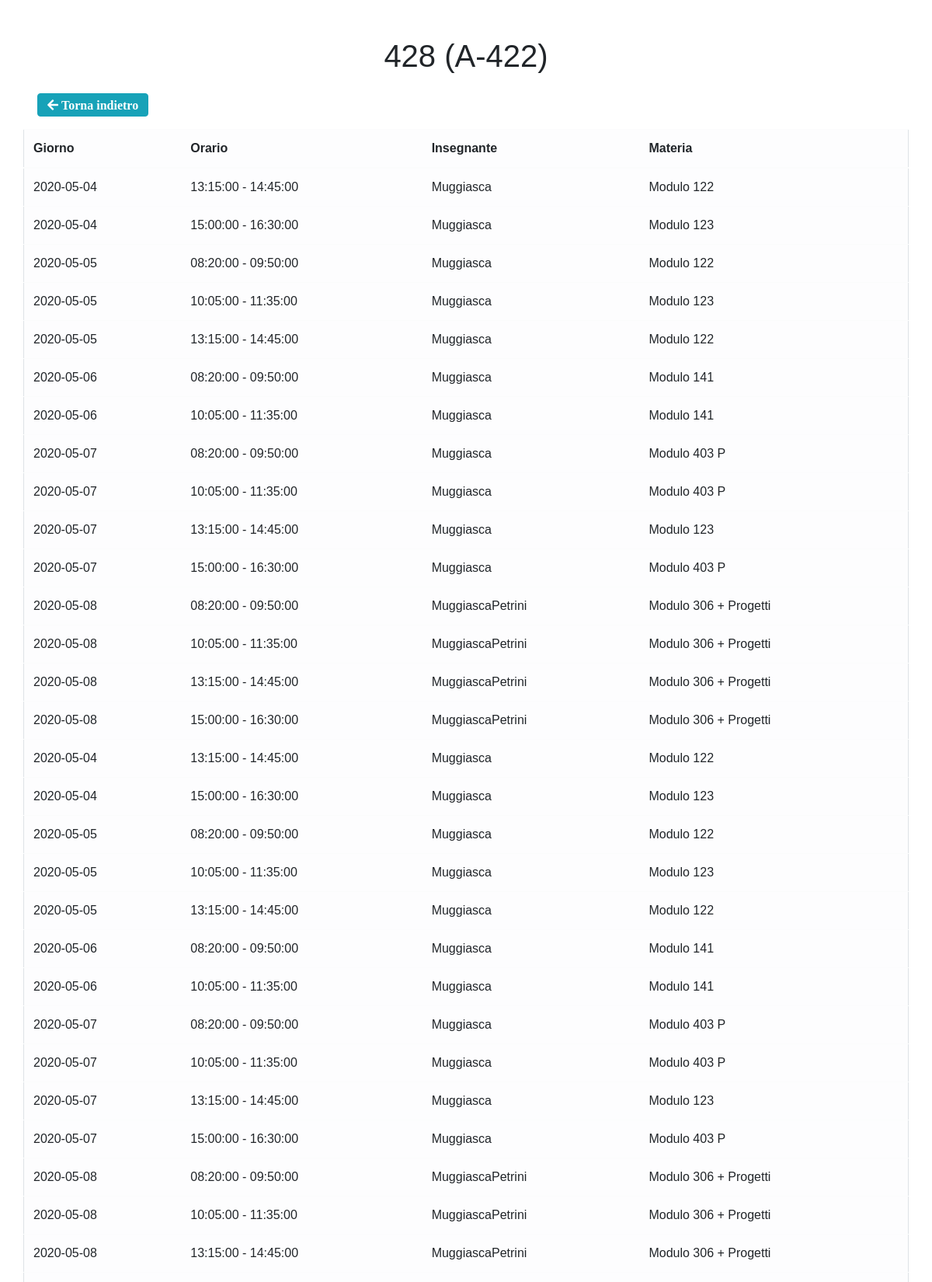
Page /schedule/1 (upper part) on the committed database.
### db.py (models this page shows, shortened)
class Classroom(db.Model):
	__tablename__ = "classroom"
	code = db.Column(db.Integer, primary_key = True)
	name = db.Column(db.String(16), nullable = False, unique = True)

class SchoolHour(db.Model):
	__tablename__ = "school_hour"
	id = db.Column(db.Integer, primary_key = True)
	classroom_id = db.Column(db.Integer, nullable = False)
	start_time = db.Column(db.Time, nullable = False)
	end_time = db.Column(db.Time, nullable = False)
	teacher = db.Column(db.String(32))
	day = db.Column(db.Date, nullable = False)
	school_subject = db.Column(db.String(32))

### routes.py (the view)
@app.route("/schedule/<int:id>")
def schedule(id):
	data = {}
	classroom = Classroom.query.get_or_404(id);
	data["classroom"] = classroom
	timetables = SchoolHour.query.filter(SchoolHour.classroom_id == classroom.code).all()
	data["timetables"] = []
	for timetable in timetables:
		data["timetables"].append(timetable)
	return render_template("schedule.html", title = "Schedule", data = data)

### templates/schedule.html
{% extends "base.html" %}
{% block head %}
	<link rel="stylesheet" href="{{ url_for('static', filename='css/style.css') }}">
{% endblock %}
{% block body %}
	<h1 class="text-center mt-5">{{ data["classroom"].name }}</h1>
	<a class="btn btn-info my-3 mx-5 fas fa-arrow-left" href="{{ url_for('scan') }}"> Torna indietro</a>
	<table class="table table-light container-sm border">
		<thead>
			<tr>
				<th>Giorno</th>
				<th>Orario</th>
				<th>Insegnante</th>
				<th>Materia</th>
			</tr>
		</thead>
		<tbody>
			{% for elem in data["timetables"] %}
				<tr>
					<td>{{ elem.day }}</td>
					<td>{{ elem.start_time }} - {{ elem.end_time }}</td>
					<td>{{ elem.teacher }}</td>
					<td>{{ elem.school_subject }}</td>
				</tr>
			{% endfor %}
		</tbody>
	</table>
{% endblock %}

### static/css/style.css (style rules this page uses)
* { font-family: sans-serif; }

### rows in the picture
Classroom: classroom.name "428 (A-422)"
SchoolHour: day "2020-05-04", start_time "13:15:00", end_time "14:45:00", teacher "Muggiasca", school_subject "Modulo 122"
SchoolHour: day "2020-05-04", start_time "15:00:00", end_time "16:30:00", teacher "Muggiasca", school_subject "Modulo 123"
SchoolHour: day "2020-05-05", start_time "08:20:00", end_time "09:50:00", teacher "Muggiasca", school_subject "Modulo 122"
SchoolHour: day "2020-05-05", start_time "10:05:00", end_time "11:35:00", teacher "Muggiasca", school_subject "Modulo 123"
SchoolHour: day "2020-05-05", start_time "13:15:00", end_time "14:45:00", teacher "Muggiasca", school_subject "Modulo 122"
SchoolHour: day "2020-05-06", start_time "08:20:00", end_time "09:50:00", teacher "Muggiasca", school_subject "Modulo 141"
SchoolHour: day "2020-05-06", start_time "10:05:00", end_time "11:35:00", teacher "Muggiasca", school_subject "Modulo 141"
SchoolHour: day "2020-05-07", start_time "08:20:00", end_time "09:50:00", teacher "Muggiasca", school_subject "Modulo 403 P"
SchoolHour: day "2020-05-07", start_time "10:05:00", end_time "11:35:00", teacher "Muggiasca", school_subject "Modulo 403 P"
SchoolHour: day "2020-05-07", start_time "13:15:00", end_time "14:45:00", teacher "Muggiasca", school_subject "Modulo 123"
SchoolHour: day "2020-05-07", start_time "15:00:00", end_time "16:30:00", teacher "Muggiasca", school_subject "Modulo 403 P"
SchoolHour: day "2020-05-08", start_time "08:20:00", end_time "09:50:00", teacher "MuggiascaPetrini", school_subject "Modulo 306 + Progetti"
SchoolHour: day "2020-05-08", start_time "10:05:00", end_time "11:35:00", teacher "MuggiascaPetrini", school_subject "Modulo 306 + Progetti"
SchoolHour: day "2020-05-08", start_time "13:15:00", end_time "14:45:00", teacher "MuggiascaPetrini", school_subject "Modulo 306 + Progetti"
SchoolHour: day "2020-05-08", start_time "15:00:00", end_time "16:30:00", teacher "MuggiascaPetrini", school_subject "Modulo 306 + Progetti"
SchoolHour: day "2020-05-04", start_time "13:15:00", end_time "14:45:00", teacher "Muggiasca", school_subject "Modulo 122"
SchoolHour: day "2020-05-04", start_time "15:00:00", end_time "16:30:00", teacher "Muggiasca", school_subject "Modulo 123"
SchoolHour: day "2020-05-05", start_time "08:20:00", end_time "09:50:00", teacher "Muggiasca", school_subject "Modulo 122"
SchoolHour: day "2020-05-05", start_time "10:05:00", end_time "11:35:00", teacher "Muggiasca", school_subject "Modulo 123"
SchoolHour: day "2020-05-05", start_time "13:15:00", end_time "14:45:00", teacher "Muggiasca", school_subject "Modulo 122"
SchoolHour: day "2020-05-06", start_time "08:20:00", end_time "09:50:00", teacher "Muggiasca", school_subject "Modulo 141"
SchoolHour: day "2020-05-06", start_time "10:05:00", end_time "11:35:00", teacher "Muggiasca", school_subject "Modulo 141"
SchoolHour: day "2020-05-07", start_time "08:20:00", end_time "09:50:00", teacher "Muggiasca", school_subject "Modulo 403 P"
SchoolHour: day "2020-05-07", start_time "10:05:00", end_time "11:35:00", teacher "Muggiasca", school_subject "Modulo 403 P"
SchoolHour: day "2020-05-07", start_time "13:15:00", end_time "14:45:00", teacher "Muggiasca", school_subject "Modulo 123"
SchoolHour: day "2020-05-07", start_time "15:00:00", end_time "16:30:00", teacher "Muggiasca", school_subject "Modulo 403 P"
SchoolHour: day "2020-05-08", start_time "08:20:00", end_time "09:50:00", teacher "MuggiascaPetrini", school_subject "Modulo 306 + Progetti"
SchoolHour: day "2020-05-08", start_time "10:05:00", end_time "11:35:00", teacher "MuggiascaPetrini", school_subject "Modulo 306 + Progetti"
SchoolHour: day "2020-05-08", start_time "13:15:00", end_time "14:45:00", teacher "MuggiascaPetrini", school_subject "Modulo 306 + Progetti"
